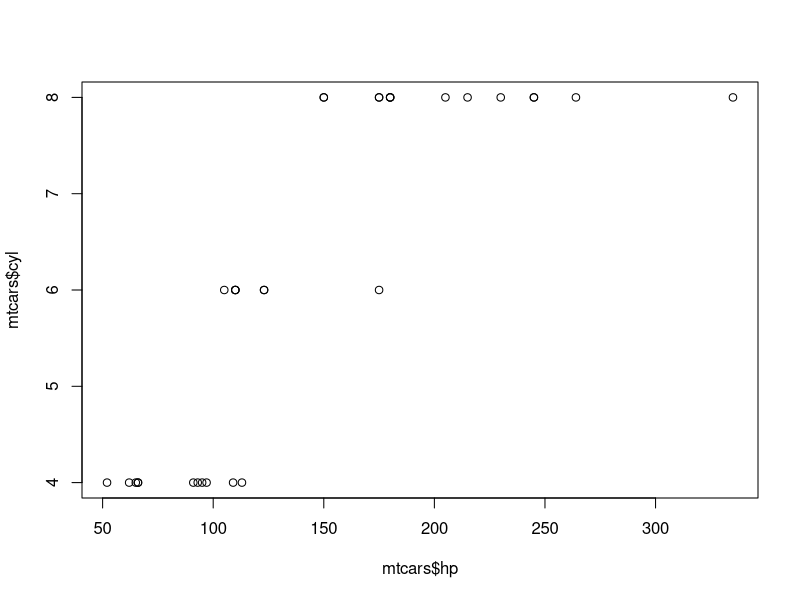

The R script that drew this image:
# HOW TO CREATE and open git using RISTUDIO
# CREATE GITHUB ACCOUNT THEN IN HTE CLONE DOWNLOAD SECTION COPY THE URL
# THEN OPEN r-studio from file=> createproject=>vERSIONCONTROL=> AND PUT THE 
# COPPIED URL EG(https://github.com/habeyo/hats.git)
# THEN FROM FILE=> NEWFILE=RSCRIPT=> WRITE SOME TIHING AND SAVE IT AS r file
# then how do we upload this created file to github?
# tools=>versioncontrol=>commit=> and select the files you want to commit=> and take to
# the github repository



library(datasets)
head(mtcars)
summary(mtcars)
str(mtcars)
plot(mtcars$hp, mtcars$cyl)
